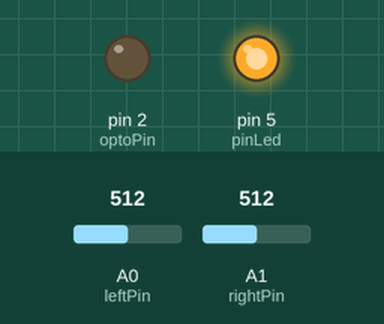
A sketch run on a simulated Arduino Uno, built with avr-gcc and run on an emulated ATmega328P. Parts: output pins drawn as LEDs (lit = HIGH). Inputs (shaded band) come from the test bench; at power-on: A0 (leftPin) = 512, A1 (rightPin) = 512. What the sketch prints to the serial monitor is not drawn.

Above: at 0.01 s.
At 0.8 s:
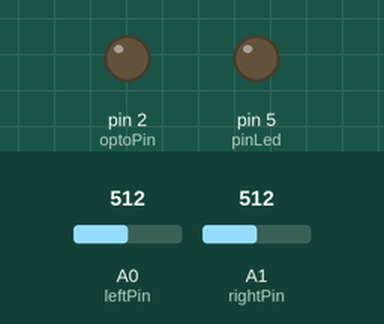
Timing chart, 0 to 2.3 s (numbered marks = the images above):
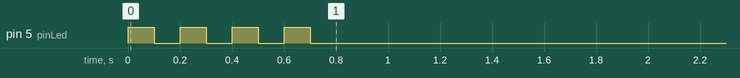

The sketch:

audio_1.ino
```cpp
int leftPin = A0, rightPin = A1;
int pinLed = 5;
int optoPin = 2;
int dropDelay = 5;                                        // hold time before dropping the leds
float dropFactor = .94;                                   // value for dropping the leds
int swapLeftRight = false;                                // swap the left and right input values or not

int leftValue = 0, rightValue = 0, maxReadValue = 0;
int leftValueN = 0, rightValueN = 0;
int leftAnalogValue = 0, rightAnalogValue = 0;
int audioInAverage = 0;
int leftPeak = 0, rightPeak = 0;
int leftPeakTime = 0, rightPeakTime = 0;
int prevLeftValue = 0, prevRightValue = 0;

int prevLeftAnalogValue = 0, prevRightAnalogValue = 0;
int leftDropTime, rightDropTime;

int statusSpeaker = 0;
int count = 0;

void setup() {
  Serial.begin(9600);
  pinMode( pinLed, OUTPUT );
  pinMode( optoPin, OUTPUT );
  blinkLed( pinLed );
}

void loop() {

  updateStatusSpeaker();
  readValues();
  storePrevValues();

  if( statusSpeaker == 0 ) //Speaker is off (Auto-On)
  {
    turnToggle( 5, 200, 5, 1 ); //Min, Max, Repeat, Mode
  }
  else // Speaker is On (Auto-Off)
  {
    turnToggle( 0, 5, 30, 0 ); //Min, Max, Repeat, Mode
  }

  delay( 100 );
}

void updateStatusSpeaker()
{
  //Get status
  //If change reset count
  //save new status
  digitalWrite( pinLed, ( statusSpeaker == 1 ) ? HIGH : LOW);
}

void blinkLed( int pintLed )
{
  for(int i=0; i < 7; i++)
  {
    digitalWrite( pintLed, ( i % 2 == 0 ) ? HIGH : LOW );
    delay(100);
  }
  digitalWrite( pinLed, LOW );
}

void readValues() {

  leftAnalogValue = analogRead(leftPin);
  rightAnalogValue = analogRead(rightPin);

  if (leftAnalogValue < prevLeftAnalogValue) {
    leftDropTime++;
    if (leftDropTime > dropDelay) {
      leftAnalogValue = prevLeftAnalogValue * dropFactor;
      leftDropTime = 0;
    }
    else
      leftAnalogValue = prevLeftAnalogValue;
  }

  if (rightAnalogValue < prevRightAnalogValue) {
    rightDropTime++;
    if (rightDropTime > dropDelay) {
      rightAnalogValue = prevRightAnalogValue * dropFactor;
      rightDropTime = 0;
    }
    else
      rightAnalogValue = prevRightAnalogValue;
  }


  Serial.print(leftAnalogValue);
  Serial.print(" ");
  Serial.println(rightAnalogValue);
  Serial.print(" ");
  Serial.println(count);
}

void storePrevValues() {
  prevLeftAnalogValue = leftAnalogValue;
  prevRightAnalogValue = rightAnalogValue;

  prevLeftValue = leftValue;
  prevRightValue = rightValue;
}

void turnToggle( float minValue, float maxValue, int repeat, int mode )
{
  audioInAverage = ( leftAnalogValue + rightAnalogValue ) / 2 ;

  if( audioInAverage >= minValue && audioInAverage <= maxValue )
    count++;
  else
    count = 0;

  if( count >=  10 * repeat )
  {
    statusSpeaker = mode;
    digitalWrite(optoPin, HIGH);
    delay(1500);
    digitalWrite(optoPin, LOW);
    blinkLed( pinLed );
    count = 0;
  }
} 
```
